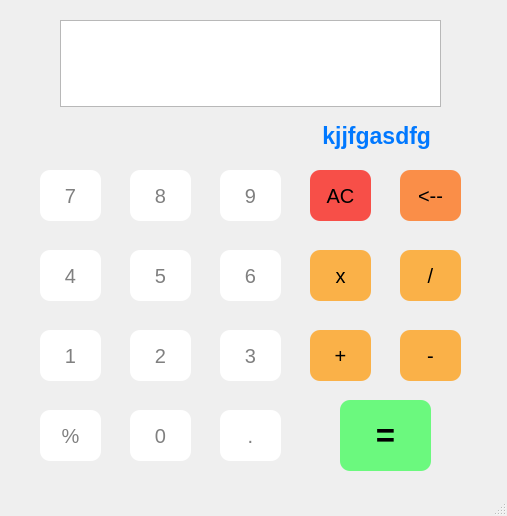
<?xml version="1.0" encoding="UTF-8"?>
<ui version="4.0">
 <class>MainWindow</class>
 <widget class="QMainWindow" name="MainWindow">
  <property name="geometry">
   <rect>
    <x>0</x>
    <y>0</y>
    <width>507</width>
    <height>516</height>
   </rect>
  </property>
  <property name="windowTitle">
   <string>AKS Calculator</string>
  </property>
  <property name="styleSheet">
   <string notr="true">background-color: &quot;black&quot;</string>
  </property>
  <widget class="QWidget" name="centralwidget">
   <widget class="QPushButton" name="button_7">
    <property name="geometry">
     <rect>
      <x>40</x>
      <y>170</y>
      <width>61</width>
      <height>51</height>
     </rect>
    </property>
    <property name="font">
     <font>
      <pointsize>15</pointsize>
     </font>
    </property>
    <property name="styleSheet">
     <string notr="true">QPushButton {
    background-color: white; /* No quotes around property values */
    color: rgba(0, 0, 0, 0.5);
    border-radius: 10px; /* Numeric value without quotes */
}

QPushButton:hover {
    background-color: white;
    color: rgba(0, 0, 0, 1);
    border-radius: 10px;
}

QPushButton:pressed {
    background-color: white;
    color: rgba(0, 0, 0, 1);
    border-radius: 10px;
}
</string>
    </property>
    <property name="text">
     <string>7</string>
    </property>
   </widget>
   <widget class="QPushButton" name="button_8">
    <property name="geometry">
     <rect>
      <x>130</x>
      <y>170</y>
      <width>61</width>
      <height>51</height>
     </rect>
    </property>
    <property name="font">
     <font>
      <pointsize>15</pointsize>
     </font>
    </property>
    <property name="styleSheet">
     <string notr="true">QPushButton {
    background-color: white; /* No quotes around property values */
    color: rgba(0, 0, 0, 0.5);
    border-radius: 10px; /* Numeric value without quotes */
}

QPushButton:hover {
    background-color: white;
    color: rgba(0, 0, 0, 1);
    border-radius: 10px;
}

QPushButton:pressed {
    background-color: white;
    color: rgba(0, 0, 0, 1);
    border-radius: 10px;
}
</string>
    </property>
    <property name="text">
     <string>8</string>
    </property>
   </widget>
   <widget class="QPushButton" name="button_9">
    <property name="geometry">
     <rect>
      <x>220</x>
      <y>170</y>
      <width>61</width>
      <height>51</height>
     </rect>
    </property>
    <property name="font">
     <font>
      <pointsize>15</pointsize>
     </font>
    </property>
    <property name="styleSheet">
     <string notr="true">QPushButton {
    background-color: white; /* No quotes around property values */
    color: rgba(0, 0, 0, 0.5);
    border-radius: 10px; /* Numeric value without quotes */
}

QPushButton:hover {
    background-color: white;
    color: rgba(0, 0, 0, 1);
    border-radius: 10px;
}

QPushButton:pressed {
    background-color: white;
    color: rgba(0, 0, 0, 1);
    border-radius: 10px;
}
</string>
    </property>
    <property name="text">
     <string>9</string>
    </property>
   </widget>
   <widget class="QPushButton" name="button_clearall">
    <property name="geometry">
     <rect>
      <x>310</x>
      <y>170</y>
      <width>61</width>
      <height>51</height>
     </rect>
    </property>
    <property name="font">
     <font>
      <pointsize>15</pointsize>
     </font>
    </property>
    <property name="styleSheet">
     <string notr="true">QPushButton {
    background-color: rgba(250, 10, 0, 0.7);
    color: black; /* No quotes around &quot;black&quot; */
    border-radius: 10px; /* No quotes around numeric value */
}

QPushButton:hover {
    background-color: rgba(250, 10, 0, 1);
    color: black; /* No quotes around &quot;black&quot; */
    border-radius: 10px; /* No quotes around numeric value */
}

QPushButton:pressed {
    background-color: rgba(255, 10, 0, 1);
    color: black; /* No quotes around &quot;black&quot; */
    border-radius: 10px; /* No quotes around numeric value */
}
</string>
    </property>
    <property name="text">
     <string>AC</string>
    </property>
   </widget>
   <widget class="QPushButton" name="button_6">
    <property name="geometry">
     <rect>
      <x>220</x>
      <y>250</y>
      <width>61</width>
      <height>51</height>
     </rect>
    </property>
    <property name="font">
     <font>
      <pointsize>15</pointsize>
     </font>
    </property>
    <property name="styleSheet">
     <string notr="true">QPushButton {
    background-color: white; /* No quotes around property values */
    color: rgba(0, 0, 0, 0.5);
    border-radius: 10px; /* Numeric value without quotes */
}

QPushButton:hover {
    background-color: white;
    color: rgba(0, 0, 0, 1);
    border-radius: 10px;
}

QPushButton:pressed {
    background-color: white;
    color: rgba(0, 0, 0, 1);
    border-radius: 10px;
}
</string>
    </property>
    <property name="text">
     <string>6</string>
    </property>
   </widget>
   <widget class="QPushButton" name="button_4">
    <property name="geometry">
     <rect>
      <x>40</x>
      <y>250</y>
      <width>61</width>
      <height>51</height>
     </rect>
    </property>
    <property name="font">
     <font>
      <pointsize>15</pointsize>
     </font>
    </property>
    <property name="styleSheet">
     <string notr="true">QPushButton {
    background-color: white; /* No quotes around property values */
    color: rgba(0, 0, 0, 0.5);
    border-radius: 10px; /* Numeric value without quotes */
}

QPushButton:hover {
    background-color: white;
    color: rgba(0, 0, 0, 1);
    border-radius: 10px;
}

QPushButton:pressed {
    background-color: white;
    color: rgba(0, 0, 0, 1);
    border-radius: 10px;
}
</string>
    </property>
    <property name="text">
     <string>4</string>
    </property>
   </widget>
   <widget class="QPushButton" name="button_multiply">
    <property name="geometry">
     <rect>
      <x>310</x>
      <y>250</y>
      <width>61</width>
      <height>51</height>
     </rect>
    </property>
    <property name="font">
     <font>
      <pointsize>15</pointsize>
     </font>
    </property>
    <property name="styleSheet">
     <string notr="true">QPushButton {
    background-color: rgba(255, 150, 0, 0.7);
    color: black; /* No quotes around &quot;black&quot; */
    border-radius: 10px; /* No quotes around numeric value */
}

QPushButton:hover {
    background-color: rgba(255, 150, 0, 1);
    color: black; /* No quotes around &quot;black&quot; */
    border-radius: 10px; /* No quotes around numeric value */
}

QPushButton:pressed {
    background-color: rgba(255, 150, 0, 1);
    color: black; /* No quotes around &quot;black&quot; */
    border-radius: 10px; /* No quotes around numeric value */
}
</string>
    </property>
    <property name="text">
     <string>x</string>
    </property>
   </widget>
   <widget class="QPushButton" name="button_5">
    <property name="geometry">
     <rect>
      <x>130</x>
      <y>250</y>
      <width>61</width>
      <height>51</height>
     </rect>
    </property>
    <property name="font">
     <font>
      <pointsize>15</pointsize>
     </font>
    </property>
    <property name="styleSheet">
     <string notr="true">QPushButton {
    background-color: white; /* No quotes around property values */
    color: rgba(0, 0, 0, 0.5);
    border-radius: 10px; /* Numeric value without quotes */
}

QPushButton:hover {
    background-color: white;
    color: rgba(0, 0, 0, 1);
    border-radius: 10px;
}

QPushButton:pressed {
    background-color: white;
    color: rgba(0, 0, 0, 1);
    border-radius: 10px;
}
</string>
    </property>
    <property name="text">
     <string>5</string>
    </property>
   </widget>
   <widget class="QPushButton" name="button_3">
    <property name="geometry">
     <rect>
      <x>220</x>
      <y>330</y>
      <width>61</width>
      <height>51</height>
     </rect>
    </property>
    <property name="font">
     <font>
      <pointsize>15</pointsize>
     </font>
    </property>
    <property name="styleSheet">
     <string notr="true">QPushButton {
    background-color: white; /* No quotes around property values */
    color: rgba(0, 0, 0, 0.5);
    border-radius: 10px; /* Numeric value without quotes */
}

QPushButton:hover {
    background-color: white;
    color: rgba(0, 0, 0, 1);
    border-radius: 10px;
}

QPushButton:pressed {
    background-color: white;
    color: rgba(0, 0, 0, 1);
    border-radius: 10px;
}
</string>
    </property>
    <property name="text">
     <string>3</string>
    </property>
   </widget>
   <widget class="QPushButton" name="button_1">
    <property name="geometry">
     <rect>
      <x>40</x>
      <y>330</y>
      <width>61</width>
      <height>51</height>
     </rect>
    </property>
    <property name="font">
     <font>
      <pointsize>15</pointsize>
     </font>
    </property>
    <property name="styleSheet">
     <string notr="true">QPushButton {
    background-color: white; /* No quotes around property values */
    color: rgba(0, 0, 0, 0.5);
    border-radius: 10px; /* Numeric value without quotes */
}

QPushButton:hover {
    background-color: white;
    color: rgba(0, 0, 0, 1);
    border-radius: 10px;
}

QPushButton:pressed {
    background-color: white;
    color: rgba(0, 0, 0, 1);
    border-radius: 10px;
}
</string>
    </property>
    <property name="text">
     <string>1</string>
    </property>
   </widget>
   <widget class="QPushButton" name="button_add">
    <property name="geometry">
     <rect>
      <x>310</x>
      <y>330</y>
      <width>61</width>
      <height>51</height>
     </rect>
    </property>
    <property name="font">
     <font>
      <pointsize>15</pointsize>
     </font>
    </property>
    <property name="styleSheet">
     <string notr="true">QPushButton {
    background-color: rgba(255, 150, 0, 0.7);
    color: black; /* No quotes around &quot;black&quot; */
    border-radius: 10px; /* No quotes around numeric value */
}

QPushButton:hover {
    background-color: rgba(255, 150, 0, 1);
    color: black; /* No quotes around &quot;black&quot; */
    border-radius: 10px; /* No quotes around numeric value */
}

QPushButton:pressed {
    background-color: rgba(255, 150, 0, 1);
    color: black; /* No quotes around &quot;black&quot; */
    border-radius: 10px; /* No quotes around numeric value */
}
</string>
    </property>
    <property name="text">
     <string>+</string>
    </property>
   </widget>
   <widget class="QPushButton" name="button_2">
    <property name="geometry">
     <rect>
      <x>130</x>
      <y>330</y>
      <width>61</width>
      <height>51</height>
     </rect>
    </property>
    <property name="font">
     <font>
      <pointsize>15</pointsize>
     </font>
    </property>
    <property name="styleSheet">
     <string notr="true">QPushButton {
    background-color: white; /* No quotes around property values */
    color: rgba(0, 0, 0, 0.5);
    border-radius: 10px; /* Numeric value without quotes */
}

QPushButton:hover {
    background-color: white;
    color: rgba(0, 0, 0, 1);
    border-radius: 10px;
}

QPushButton:pressed {
    background-color: white;
    color: rgba(0, 0, 0, 1);
    border-radius: 10px;
}
</string>
    </property>
    <property name="text">
     <string>2</string>
    </property>
   </widget>
   <widget class="QPushButton" name="button_decimal">
    <property name="geometry">
     <rect>
      <x>220</x>
      <y>410</y>
      <width>61</width>
      <height>51</height>
     </rect>
    </property>
    <property name="font">
     <font>
      <pointsize>15</pointsize>
     </font>
    </property>
    <property name="styleSheet">
     <string notr="true">QPushButton {
    background-color: white; /* No quotes around property values */
    color: rgba(0, 0, 0, 0.5);
    border-radius: 10px; /* Numeric value without quotes */
}

QPushButton:hover {
    background-color: white;
    color: rgba(0, 0, 0, 1);
    border-radius: 10px;
}

QPushButton:pressed {
    background-color: white;
    color: rgba(0, 0, 0, 1);
    border-radius: 10px;
}
</string>
    </property>
    <property name="text">
     <string>.</string>
    </property>
   </widget>
   <widget class="QPushButton" name="button_percentage">
    <property name="geometry">
     <rect>
      <x>40</x>
      <y>410</y>
      <width>61</width>
      <height>51</height>
     </rect>
    </property>
    <property name="font">
     <font>
      <pointsize>15</pointsize>
     </font>
    </property>
    <property name="styleSheet">
     <string notr="true">QPushButton {
    background-color: white; /* No quotes around property values */
    color: rgba(0, 0, 0, 0.5);
    border-radius: 10px; /* Numeric value without quotes */
}

QPushButton:hover {
    background-color: white;
    color: rgba(0, 0, 0, 1);
    border-radius: 10px;
}

QPushButton:pressed {
    background-color: white;
    color: rgba(0, 0, 0, 1);
    border-radius: 10px;
}
</string>
    </property>
    <property name="text">
     <string>%</string>
    </property>
   </widget>
   <widget class="QPushButton" name="button_0">
    <property name="geometry">
     <rect>
      <x>130</x>
      <y>410</y>
      <width>61</width>
      <height>51</height>
     </rect>
    </property>
    <property name="font">
     <font>
      <pointsize>15</pointsize>
     </font>
    </property>
    <property name="styleSheet">
     <string notr="true">QPushButton {
    background-color: white; /* No quotes around property values */
    color: rgba(0, 0, 0, 0.5);
    border-radius: 10px; /* Numeric value without quotes */
}

QPushButton:hover {
    background-color: white;
    color: rgba(0, 0, 0, 1);
    border-radius: 10px;
}

QPushButton:pressed {
    background-color: white;
    color: rgba(0, 0, 0, 1);
    border-radius: 10px;
}
</string>
    </property>
    <property name="text">
     <string>0</string>
    </property>
   </widget>
   <widget class="QPushButton" name="button_divide">
    <property name="geometry">
     <rect>
      <x>400</x>
      <y>250</y>
      <width>61</width>
      <height>51</height>
     </rect>
    </property>
    <property name="font">
     <font>
      <pointsize>15</pointsize>
     </font>
    </property>
    <property name="styleSheet">
     <string notr="true">QPushButton {
    background-color: rgba(255, 150, 0, 0.7);
    color: black; /* No quotes around &quot;black&quot; */
    border-radius: 10px; /* No quotes around numeric value */
}

QPushButton:hover {
    background-color: rgba(255, 150, 0, 1);
    color: black; /* No quotes around &quot;black&quot; */
    border-radius: 10px; /* No quotes around numeric value */
}

QPushButton:pressed {
    background-color: rgba(255, 150, 0, 1);
    color: black; /* No quotes around &quot;black&quot; */
    border-radius: 10px; /* No quotes around numeric value */
}
</string>
    </property>
    <property name="text">
     <string>/</string>
    </property>
   </widget>
   <widget class="QPushButton" name="button_clearone">
    <property name="geometry">
     <rect>
      <x>400</x>
      <y>170</y>
      <width>61</width>
      <height>51</height>
     </rect>
    </property>
    <property name="font">
     <font>
      <pointsize>15</pointsize>
     </font>
    </property>
    <property name="styleSheet">
     <string notr="true">QPushButton {
    background-color: rgba(255, 100, 0, 0.7);
    color: black; /* No quotes around &quot;black&quot; */
    border-radius: 10px; /* No quotes around numeric value */
}

QPushButton:hover {
    background-color: rgba(255, 100, 0, 1);
    color: black; /* No quotes around &quot;black&quot; */
    border-radius: 10px; /* No quotes around numeric value */
}

QPushButton:pressed {
    background-color: rgba(255, 100, 0, 1);
    color: black; /* No quotes around &quot;black&quot; */
    border-radius: 10px; /* No quotes around numeric value */
}
</string>
    </property>
    <property name="text">
     <string>&lt;--</string>
    </property>
   </widget>
   <widget class="QPushButton" name="button_subtract">
    <property name="geometry">
     <rect>
      <x>400</x>
      <y>330</y>
      <width>61</width>
      <height>51</height>
     </rect>
    </property>
    <property name="font">
     <font>
      <pointsize>15</pointsize>
     </font>
    </property>
    <property name="styleSheet">
     <string notr="true">QPushButton {
    background-color: rgba(255, 150, 0, 0.7);
    color: black; /* No quotes around &quot;black&quot; */
    border-radius: 10px; /* No quotes around numeric value */
}

QPushButton:hover {
    background-color: rgba(255, 150, 0, 1);
    color: black; /* No quotes around &quot;black&quot; */
    border-radius: 10px; /* No quotes around numeric value */
}

QPushButton:pressed {
    background-color: rgba(255, 150, 0, 1);
    color: black; /* No quotes around &quot;black&quot; */
    border-radius: 10px; /* No quotes around numeric value */
}
</string>
    </property>
    <property name="text">
     <string>-</string>
    </property>
   </widget>
   <widget class="QPushButton" name="button_result">
    <property name="geometry">
     <rect>
      <x>340</x>
      <y>400</y>
      <width>91</width>
      <height>71</height>
     </rect>
    </property>
    <property name="font">
     <font>
      <pointsize>25</pointsize>
      <weight>75</weight>
      <bold>true</bold>
     </font>
    </property>
    <property name="styleSheet">
     <string notr="true">QPushButton {
    background-color: rgba(18, 255, 50, 0.6);
    color: black; /* No quotes around &quot;black&quot; */
    border-radius: 10px; /* No quotes around numeric value */
}

QPushButton:hover {
    background-color: rgba(18, 255, 50, 1);
    color: black; /* No quotes around &quot;black&quot; */
    border-radius: 10px; /* No quotes around numeric value */
}

QPushButton:pressed {
    background-color: rgba(18, 255, 50, 1);
    color: black; /* No quotes around &quot;black&quot; */
    border-radius: 10px; /* No quotes around numeric value */
}
</string>
    </property>
    <property name="text">
     <string>=</string>
    </property>
   </widget>
   <widget class="QPlainTextEdit" name="inputbox_expression">
    <property name="geometry">
     <rect>
      <x>60</x>
      <y>20</y>
      <width>381</width>
      <height>87</height>
     </rect>
    </property>
    <property name="font">
     <font>
      <pointsize>15</pointsize>
     </font>
    </property>
    <property name="layoutDirection">
     <enum>Qt::RightToLeft</enum>
    </property>
    <property name="styleSheet">
     <string notr="true">background-color:&quot;white&quot;; border-radius: &quot;20px&quot;; color: &quot;black&quot;</string>
    </property>
    <property name="horizontalScrollBarPolicy">
     <enum>Qt::ScrollBarAlwaysOff</enum>
    </property>
    <property name="tabChangesFocus">
     <bool>false</bool>
    </property>
    <property name="plainText">
     <string/>
    </property>
   </widget>
   <widget class="QLabel" name="label_result">
    <property name="geometry">
     <rect>
      <x>60</x>
      <y>110</y>
      <width>371</width>
      <height>51</height>
     </rect>
    </property>
    <property name="font">
     <font>
      <family>MS Sans Serif</family>
      <pointsize>17</pointsize>
      <weight>75</weight>
      <bold>true</bold>
     </font>
    </property>
    <property name="layoutDirection">
     <enum>Qt::RightToLeft</enum>
    </property>
    <property name="styleSheet">
     <string notr="true">background-color:&quot;white&quot;; border-radius: &quot;20px&quot;; color: rgb(0,120,255)</string>
    </property>
    <property name="text">
     <string>kjjfgasdfg</string>
    </property>
    <property name="alignment">
     <set>Qt::AlignRight|Qt::AlignTrailing|Qt::AlignVCenter</set>
    </property>
   </widget>
  </widget>
  <widget class="QStatusBar" name="statusbar"/>
 </widget>
 <resources/>
 <connections/>
</ui>
